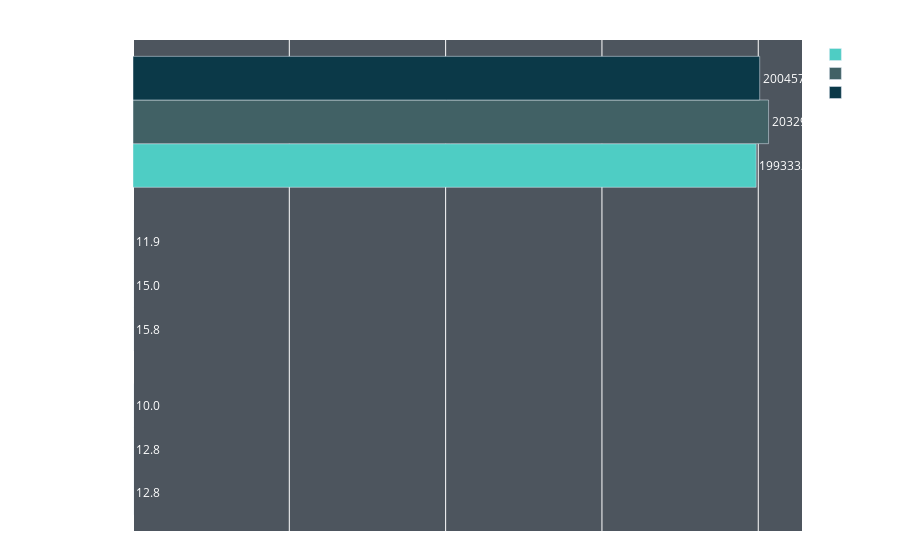

Notebook code for this chart:
### Code cell
fig = go.Figure(layout=layout)
colors = ['#4ECDC4', '#416165', '#0B3948']
xaxis = ['Python', 'Python Threaded', 'Visage']
for num, res in enumerate(resolutions):
    y = []
    for k, v in benchmarks.items():
        y.append(benchmarks[k]['libx265'][res])
    fig.add_trace(go.Bar(
        y=xaxis, 
        x=y, name=res, 
        marker_color=colors[num],
        text=y,
        textposition='outside',
        orientation='h'))
fig.update_traces(textfont=dict(color='white'))
fig.update_layout(title=dict(
        text='FPS by Resolution (libx265)', 
        font=dict(color='white'),
        x=0.5))
fig.show()

### Figure 1 — Plotly figure (JSON) as saved in the notebook; plotly's stock layout.template omitted (floating-point values rounded to 4 significant figures)
{"data": [{"marker": {"color": "#4ECDC4"}, "name": "480", "orientation": "h", "text": ["12.8", "15.8", "1993332.6"], "textfont": {"color": "white"}, "textposition": "outside", "type": "bar", "x": [12.8, 15.8, 1993000.0], "y": ["Python", "Python Threaded", "Visage"]}, {"marker": {"color": "#416165"}, "name": "1080", "orientation": "h", "text": ["12.8", "15.0", "2032917.5"], "textfont": {"color": "white"}, "textposition": "outside", "type": "bar", "x": [12.8, 15, 2033000.0], "y": ["Python", "Python Threaded", "Visage"]}, {"marker": {"color": "#0B3948"}, "name": "2160", "orientation": "h", "text": ["10.0", "11.9", "2004579.4"], "textfont": {"color": "white"}, "textposition": "outside", "type": "bar", "x": [10, 11.9, 2005000.0], "y": ["Python", "Python Threaded", "Visage"]}], "layout": {"legend": {"font": {"color": "white"}}, "margin": {"b": 20, "l": 20, "r": 20, "t": 40}, "paper_bgcolor": "rgba(61, 61, 61, 0)", "plot_bgcolor": "#4D555E", "title": {"font": {"color": "white"}, "text": "FPS by Resolution (libx265)", "x": 0.5}, "xaxis": {"showgrid": true, "tickfont": {"color": "white"}}, "yaxis": {"showgrid": false, "tickfont": {"color": "white"}, "title": {"font": {"color": "white"}, "text": "FPS"}}}}
